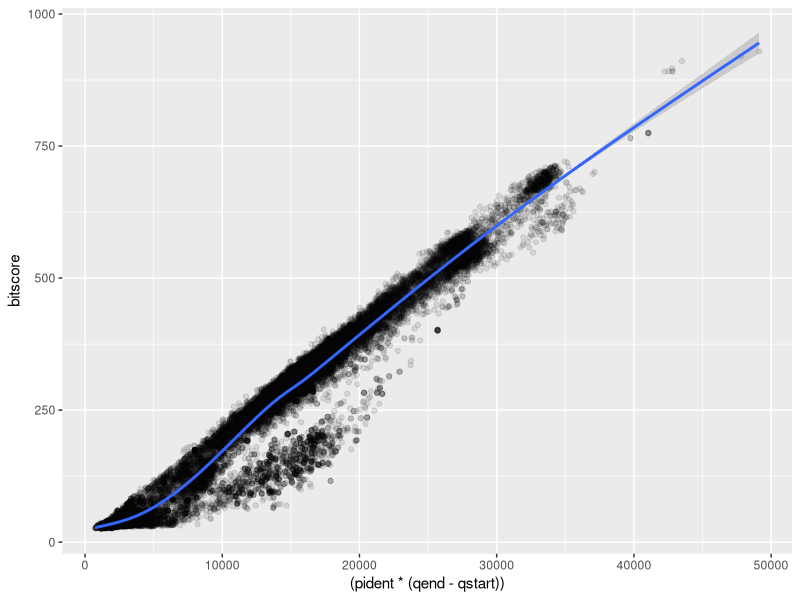

The R script that drew this image:
## ---- chunk 1
b <- read.table("mm-second.x.zebrafish.tsv")
## ---- chunk 2
colnames(b) <- c("qseqid", "sseqid", "pident", "length", "mismatch", "gapopen", "qstart", "qend", "sstart", "send", "evalue", "bitscore")
head(b)
## ---- chunk 3
library(ggplot2)
ggplot(b) + 
  aes( (pident * (qend - qstart)), bitscore) + 
  geom_point(alpha=0.1) + 
  geom_smooth()

